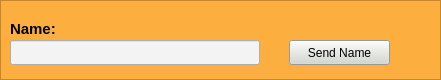
   <widget class="QFrame" name="frame">
    <property name="geometry">
     <rect>
      <x>0</x>
      <y>0</y>
      <width>441</width>
      <height>80</height>
     </rect>
    </property>
    <property name="styleSheet">
     <string notr="true">background-color: rgb(252, 175, 62);</string>
    </property>
    <property name="frameShape">
     <enum>QFrame::StyledPanel</enum>
    </property>
    <property name="frameShadow">
     <enum>QFrame::Raised</enum>
    </property>
    <widget class="QLineEdit" name="leName">
     <property name="geometry">
      <rect>
       <x>10</x>
       <y>40</y>
       <width>250</width>
       <height>25</height>
      </rect>
     </property>
     <property name="palette">
      <palette>
       <active>
        <colorrole role="WindowText">
         <brush brushstyle="SolidPattern">
          <color alpha="255">
           <red>0</red>
           <green>0</green>
           <blue>0</blue>
          </color>
         </brush>
        </colorrole>
        <colorrole role="Button">
         <brush brushstyle="SolidPattern">
          <color alpha="255">
           <red>0</red>
           <green>0</green>
           <blue>0</blue>
          </color>
         </brush>
        </colorrole>
        <colorrole role="Light">
         <brush brushstyle="SolidPattern">
          <color alpha="255">
           <red>255</red>
           <green>255</green>
           <blue>255</blue>
          </color>
         </brush>
        </colorrole>
        <colorrole role="Midlight">
         <brush brushstyle="SolidPattern">
          <color alpha="255">
           <red>249</red>
           <green>249</green>
           <blue>249</blue>
          </color>
         </brush>
        </colorrole>
        <colorrole role="Dark">
         <brush brushstyle="SolidPattern">
          <color alpha="255">
           <red>121</red>
           <green>121</green>
           <blue>121</blue>
          </color>
         </brush>
        </colorrole>
        <colorrole role="Mid">
         <brush brushstyle="SolidPattern">
          <color alpha="255">
           <red>162</red>
           <green>162</green>
           <blue>162</blue>
          </color>
         </brush>
        </colorrole>
        <colorrole role="Text">
         <brush brushstyle="SolidPattern">
          <color alpha="255">
           <red>0</red>
           <green>0</green>
           <blue>0</blue>
          </color>
         </brush>
        </colorrole>
        <colorrole role="BrightText">
         <brush brushstyle="SolidPattern">
          <color alpha="255">
           <red>255</red>
           <green>255</green>
           <blue>255</blue>
          </color>
         </brush>
        </colorrole>
        <colorrole role="ButtonText">
         <brush brushstyle="SolidPattern">
          <color alpha="255">
           <red>0</red>
           <green>0</green>
           <blue>0</blue>
          </color>
         </brush>
        </colorrole>
        <colorrole role="Base">
         <brush brushstyle="SolidPattern">
          <color alpha="255">
           <red>243</red>
           <green>243</green>
           <blue>243</blue>
          </color>
         </brush>
        </colorrole>
        <colorrole role="Window">
         <brush brushstyle="SolidPattern">
          <color alpha="255">
           <red>243</red>
           <green>243</green>
           <blue>243</blue>
          </color>
         </brush>
        </colorrole>
        <colorrole role="Shadow">
         <brush brushstyle="SolidPattern">
          <color alpha="255">
           <red>0</red>
           <green>0</green>
           <blue>0</blue>
          </color>
         </brush>
        </colorrole>
        <colorrole role="AlternateBase">
         <brush brushstyle="SolidPattern">
          <color alpha="255">
           <red>249</red>
           <green>249</green>
           <blue>249</blue>
          </color>
         </brush>
        </colorrole>
        <colorrole role="ToolTipBase">
         <brush brushstyle="SolidPattern">
          <color alpha="255">
           <red>255</red>
           <green>255</green>
           <blue>220</blue>
          </color>
         </brush>
        </colorrole>
        <colorrole role="ToolTipText">
         <brush brushstyle="SolidPattern">
          <color alpha="255">
           <red>0</red>
           <green>0</green>
           <blue>0</blue>
          </color>
         </brush>
        </colorrole>
       </active>
       <inactive>
        <colorrole role="WindowText">
         <brush brushstyle="SolidPattern">
          <color alpha="255">
           <red>0</red>
           <green>0</green>
           <blue>0</blue>
          </color>
         </brush>
        </colorrole>
        <colorrole role="Button">
         <brush brushstyle="SolidPattern">
          <color alpha="255">
           <red>0</red>
           <green>0</green>
           <blue>0</blue>
          </color>
         </brush>
        </colorrole>
        <colorrole role="Light">
         <brush brushstyle="SolidPattern">
          <color alpha="255">
           <red>255</red>
           <green>255</green>
           <blue>255</blue>
          </color>
         </brush>
        </colorrole>
        <colorrole role="Midlight">
         <brush brushstyle="SolidPattern">
          <color alpha="255">
           <red>249</red>
           <green>249</green>
           <blue>249</blue>
          </color>
         </brush>
        </colorrole>
        <colorrole role="Dark">
         <brush brushstyle="SolidPattern">
          <color alpha="255">
           <red>121</red>
           <green>121</green>
           <blue>121</blue>
          </color>
         </brush>
        </colorrole>
        <colorrole role="Mid">
         <brush brushstyle="SolidPattern">
          <color alpha="255">
           <red>162</red>
           <green>162</green>
           <blue>162</blue>
          </color>
         </brush>
        </colorrole>
        <colorrole role="Text">
         <brush brushstyle="SolidPattern">
          <color alpha="255">
           <red>0</red>
           <green>0</green>
           <blue>0</blue>
          </color>
         </brush>
        </colorrole>
        <colorrole role="BrightText">
         <brush brushstyle="SolidPattern">
          <color alpha="255">
           <red>255</red>
           <green>255</green>
           <blue>255</blue>
          </color>
         </brush>
        </colorrole>
        <colorrole role="ButtonText">
         <brush brushstyle="SolidPattern">
          <color alpha="255">
           <red>0</red>
           <green>0</green>
           <blue>0</blue>
          </color>
         </brush>
        </colorrole>
        <colorrole role="Base">
         <brush brushstyle="SolidPattern">
          <color alpha="255">
           <red>243</red>
           <green>243</green>
           <blue>243</blue>
          </color>
         </brush>
        </colorrole>
        <colorrole role="Window">
         <brush brushstyle="SolidPattern">
          <color alpha="255">
           <red>243</red>
           <green>243</green>
           <blue>243</blue>
          </color>
         </brush>
        </colorrole>
        <colorrole role="Shadow">
         <brush brushstyle="SolidPattern">
          <color alpha="255">
           <red>0</red>
           <green>0</green>
           <blue>0</blue>
          </color>
         </brush>
        </colorrole>
        <colorrole role="AlternateBase">
         <brush brushstyle="SolidPattern">
          <color alpha="255">
           <red>249</red>
           <green>249</green>
           <blue>249</blue>
          </color>
         </brush>
        </colorrole>
        <colorrole role="ToolTipBase">
         <brush brushstyle="SolidPattern">
          <color alpha="255">
           <red>255</red>
           <green>255</green>
           <blue>220</blue>
          </color>
         </brush>
        </colorrole>
        <colorrole role="ToolTipText">
         <brush brushstyle="SolidPattern">
          <color alpha="255">
           <red>0</red>
           <green>0</green>
           <blue>0</blue>
          </color>
         </brush>
        </colorrole>
       </inactive>
       <disabled>
        <colorrole role="WindowText">
         <brush brushstyle="SolidPattern">
          <color alpha="255">
           <red>121</red>
           <green>121</green>
           <blue>121</blue>
          </color>
         </brush>
        </colorrole>
        <colorrole role="Button">
         <brush brushstyle="SolidPattern">
          <color alpha="255">
           <red>0</red>
           <green>0</green>
           <blue>0</blue>
          </color>
         </brush>
        </colorrole>
        <colorrole role="Light">
         <brush brushstyle="SolidPattern">
          <color alpha="255">
           <red>255</red>
           <green>255</green>
           <blue>255</blue>
          </color>
         </brush>
        </colorrole>
        <colorrole role="Midlight">
         <brush brushstyle="SolidPattern">
          <color alpha="255">
           <red>249</red>
           <green>249</green>
           <blue>249</blue>
          </color>
         </brush>
        </colorrole>
        <colorrole role="Dark">
         <brush brushstyle="SolidPattern">
          <color alpha="255">
           <red>121</red>
           <green>121</green>
           <blue>121</blue>
          </color>
         </brush>
        </colorrole>
        <colorrole role="Mid">
         <brush brushstyle="SolidPattern">
          <color alpha="255">
           <red>162</red>
           <green>162</green>
           <blue>162</blue>
          </color>
         </brush>
        </colorrole>
        <colorrole role="Text">
         <brush brushstyle="SolidPattern">
          <color alpha="255">
           <red>121</red>
           <green>121</green>
           <blue>121</blue>
          </color>
         </brush>
        </colorrole>
        <colorrole role="BrightText">
         <brush brushstyle="SolidPattern">
          <color alpha="255">
           <red>255</red>
           <green>255</green>
           <blue>255</blue>
          </color>
         </brush>
        </colorrole>
        <colorrole role="ButtonText">
         <brush brushstyle="SolidPattern">
          <color alpha="255">
           <red>121</red>
           <green>121</green>
           <blue>121</blue>
          </color>
         </brush>
        </colorrole>
        <colorrole role="Base">
         <brush brushstyle="SolidPattern">
          <color alpha="255">
           <red>243</red>
           <green>243</green>
           <blue>243</blue>
          </color>
         </brush>
        </colorrole>
        <colorrole role="Window">
         <brush brushstyle="SolidPattern">
          <color alpha="255">
           <red>243</red>
           <green>243</green>
           <blue>243</blue>
          </color>
         </brush>
        </colorrole>
        <colorrole role="Shadow">
         <brush brushstyle="SolidPattern">
          <color alpha="255">
           <red>0</red>
           <green>0</green>
           <blue>0</blue>
          </color>
         </brush>
        </colorrole>
        <colorrole role="AlternateBase">
         <brush brushstyle="SolidPattern">
          <color alpha="255">
           <red>243</red>
           <green>243</green>
           <blue>243</blue>
          </color>
         </brush>
        </colorrole>
        <colorrole role="ToolTipBase">
         <brush brushstyle="SolidPattern">
          <color alpha="255">
           <red>255</red>
           <green>255</green>
           <blue>220</blue>
          </color>
         </brush>
        </colorrole>
        <colorrole role="ToolTipText">
         <brush brushstyle="SolidPattern">
          <color alpha="255">
           <red>0</red>
           <green>0</green>
           <blue>0</blue>
          </color>
         </brush>
        </colorrole>
       </disabled>
      </palette>
     </property>
     <property name="styleSheet">
      <string notr="true">background-color: rgb(243, 243, 243);</string>
     </property>
    </widget>
    <widget class="QLabel" name="label">
     <property name="geometry">
      <rect>
       <x>10</x>
       <y>20</y>
       <width>54</width>
       <height>17</height>
      </rect>
     </property>
     <property name="palette">
      <palette>
       <active>
        <colorrole role="WindowText">
         <brush brushstyle="SolidPattern">
          <color alpha="255">
           <red>0</red>
           <green>0</green>
           <blue>0</blue>
          </color>
         </brush>
        </colorrole>
        <colorrole role="Button">
         <brush brushstyle="SolidPattern">
          <color alpha="255">
           <red>0</red>
           <green>0</green>
           <blue>0</blue>
          </color>
         </brush>
        </colorrole>
        <colorrole role="Light">
         <brush brushstyle="SolidPattern">
          <color alpha="255">
           <red>0</red>
           <green>0</green>
           <blue>0</blue>
          </color>
         </brush>
        </colorrole>
        <colorrole role="Midlight">
         <brush brushstyle="SolidPattern">
          <color alpha="255">
           <red>0</red>
           <green>0</green>
           <blue>0</blue>
          </color>
         </brush>
        </colorrole>
        <colorrole role="Dark">
         <brush brushstyle="SolidPattern">
          <color alpha="255">
           <red>0</red>
           <green>0</green>
           <blue>0</blue>
          </color>
         </brush>
        </colorrole>
        <colorrole role="Mid">
         <brush brushstyle="SolidPattern">
          <color alpha="255">
           <red>0</red>
           <green>0</green>
           <blue>0</blue>
          </color>
         </brush>
        </colorrole>
        <colorrole role="Text">
         <brush brushstyle="SolidPattern">
          <color alpha="255">
           <red>243</red>
           <green>243</green>
           <blue>243</blue>
          </color>
         </brush>
        </colorrole>
        <colorrole role="BrightText">
         <brush brushstyle="SolidPattern">
          <color alpha="255">
           <red>255</red>
           <green>255</green>
           <blue>255</blue>
          </color>
         </brush>
        </colorrole>
        <colorrole role="ButtonText">
         <brush brushstyle="SolidPattern">
          <color alpha="255">
           <red>255</red>
           <green>255</green>
           <blue>255</blue>
          </color>
         </brush>
        </colorrole>
        <colorrole role="Base">
         <brush brushstyle="SolidPattern">
          <color alpha="255">
           <red>0</red>
           <green>0</green>
           <blue>0</blue>
          </color>
         </brush>
        </colorrole>
        <colorrole role="Window">
         <brush brushstyle="SolidPattern">
          <color alpha="255">
           <red>0</red>
           <green>0</green>
           <blue>0</blue>
          </color>
         </brush>
        </colorrole>
        <colorrole role="Shadow">
         <brush brushstyle="SolidPattern">
          <color alpha="255">
           <red>0</red>
           <green>0</green>
           <blue>0</blue>
          </color>
         </brush>
        </colorrole>
        <colorrole role="AlternateBase">
         <brush brushstyle="SolidPattern">
          <color alpha="255">
           <red>0</red>
           <green>0</green>
           <blue>0</blue>
          </color>
         </brush>
        </colorrole>
        <colorrole role="ToolTipBase">
         <brush brushstyle="SolidPattern">
          <color alpha="255">
           <red>255</red>
           <green>255</green>
           <blue>220</blue>
          </color>
         </brush>
        </colorrole>
        <colorrole role="ToolTipText">
         <brush brushstyle="SolidPattern">
          <color alpha="255">
           <red>0</red>
           <green>0</green>
           <blue>0</blue>
          </color>
         </brush>
        </colorrole>
       </active>
       <inactive>
        <colorrole role="WindowText">
         <brush brushstyle="SolidPattern">
          <color alpha="255">
           <red>0</red>
           <green>0</green>
           <blue>0</blue>
          </color>
         </brush>
        </colorrole>
        <colorrole role="Button">
         <brush brushstyle="SolidPattern">
          <color alpha="255">
           <red>0</red>
           <green>0</green>
           <blue>0</blue>
          </color>
         </brush>
        </colorrole>
        <colorrole role="Light">
         <brush brushstyle="SolidPattern">
          <color alpha="255">
           <red>0</red>
           <green>0</green>
           <blue>0</blue>
          </color>
         </brush>
        </colorrole>
        <colorrole role="Midlight">
         <brush brushstyle="SolidPattern">
          <color alpha="255">
           <red>0</red>
           <green>0</green>
           <blue>0</blue>
          </color>
         </brush>
        </colorrole>
        <colorrole role="Dark">
         <brush brushstyle="SolidPattern">
          <color alpha="255">
           <red>0</red>
           <green>0</green>
           <blue>0</blue>
          </color>
         </brush>
        </colorrole>
        <colorrole role="Mid">
         <brush brushstyle="SolidPattern">
          <color alpha="255">
           <red>0</red>
           <green>0</green>
           <blue>0</blue>
          </color>
         </brush>
        </colorrole>
        <colorrole role="Text">
         <brush brushstyle="SolidPattern">
          <color alpha="255">
           <red>243</red>
           <green>243</green>
           <blue>243</blue>
          </color>
         </brush>
        </colorrole>
        <colorrole role="BrightText">
         <brush brushstyle="SolidPattern">
          <color alpha="255">
           <red>255</red>
           <green>255</green>
           <blue>255</blue>
          </color>
         </brush>
        </colorrole>
        <colorrole role="ButtonText">
         <brush brushstyle="SolidPattern">
          <color alpha="255">
           <red>255</red>
           <green>255</green>
           <blue>255</blue>
          </color>
         </brush>
        </colorrole>
        <colorrole role="Base">
         <brush brushstyle="SolidPattern">
          <color alpha="255">
           <red>0</red>
           <green>0</green>
           <blue>0</blue>
          </color>
         </brush>
        </colorrole>
        <colorrole role="Window">
         <brush brushstyle="SolidPattern">
          <color alpha="255">
           <red>0</red>
           <green>0</green>
           <blue>0</blue>
          </color>
         </brush>
        </colorrole>
        <colorrole role="Shadow">
         <brush brushstyle="SolidPattern">
          <color alpha="255">
           <red>0</red>
           <green>0</green>
           <blue>0</blue>
          </color>
         </brush>
        </colorrole>
        <colorrole role="AlternateBase">
         <brush brushstyle="SolidPattern">
          <color alpha="255">
           <red>0</red>
           <green>0</green>
           <blue>0</blue>
          </color>
         </brush>
        </colorrole>
        <colorrole role="ToolTipBase">
         <brush brushstyle="SolidPattern">
          <color alpha="255">
           <red>255</red>
           <green>255</green>
           <blue>220</blue>
          </color>
         </brush>
        </colorrole>
        <colorrole role="ToolTipText">
         <brush brushstyle="SolidPattern">
          <color alpha="255">
           <red>0</red>
           <green>0</green>
           <blue>0</blue>
          </color>
         </brush>
        </colorrole>
       </inactive>
       <disabled>
        <colorrole role="WindowText">
         <brush brushstyle="SolidPattern">
          <color alpha="255">
           <red>0</red>
           <green>0</green>
           <blue>0</blue>
          </color>
         </brush>
        </colorrole>
        <colorrole role="Button">
         <brush brushstyle="SolidPattern">
          <color alpha="255">
           <red>0</red>
           <green>0</green>
           <blue>0</blue>
          </color>
         </brush>
        </colorrole>
        <colorrole role="Light">
         <brush brushstyle="SolidPattern">
          <color alpha="255">
           <red>0</red>
           <green>0</green>
           <blue>0</blue>
          </color>
         </brush>
        </colorrole>
        <colorrole role="Midlight">
         <brush brushstyle="SolidPattern">
          <color alpha="255">
           <red>0</red>
           <green>0</green>
           <blue>0</blue>
          </color>
         </brush>
        </colorrole>
        <colorrole role="Dark">
         <brush brushstyle="SolidPattern">
          <color alpha="255">
           <red>0</red>
           <green>0</green>
           <blue>0</blue>
          </color>
         </brush>
        </colorrole>
        <colorrole role="Mid">
         <brush brushstyle="SolidPattern">
          <color alpha="255">
           <red>0</red>
           <green>0</green>
           <blue>0</blue>
          </color>
         </brush>
        </colorrole>
        <colorrole role="Text">
         <brush brushstyle="SolidPattern">
          <color alpha="255">
           <red>0</red>
           <green>0</green>
           <blue>0</blue>
          </color>
         </brush>
        </colorrole>
        <colorrole role="BrightText">
         <brush brushstyle="SolidPattern">
          <color alpha="255">
           <red>255</red>
           <green>255</green>
           <blue>255</blue>
          </color>
         </brush>
        </colorrole>
        <colorrole role="ButtonText">
         <brush brushstyle="SolidPattern">
          <color alpha="255">
           <red>0</red>
           <green>0</green>
           <blue>0</blue>
          </color>
         </brush>
        </colorrole>
        <colorrole role="Base">
         <brush brushstyle="SolidPattern">
          <color alpha="255">
           <red>0</red>
           <green>0</green>
           <blue>0</blue>
          </color>
         </brush>
        </colorrole>
        <colorrole role="Window">
         <brush brushstyle="SolidPattern">
          <color alpha="255">
           <red>0</red>
           <green>0</green>
           <blue>0</blue>
          </color>
         </brush>
        </colorrole>
        <colorrole role="Shadow">
         <brush brushstyle="SolidPattern">
          <color alpha="255">
           <red>0</red>
           <green>0</green>
           <blue>0</blue>
          </color>
         </brush>
        </colorrole>
        <colorrole role="AlternateBase">
         <brush brushstyle="SolidPattern">
          <color alpha="255">
           <red>0</red>
           <green>0</green>
           <blue>0</blue>
          </color>
         </brush>
        </colorrole>
        <colorrole role="ToolTipBase">
         <brush brushstyle="SolidPattern">
          <color alpha="255">
           <red>255</red>
           <green>255</green>
           <blue>220</blue>
          </color>
         </brush>
        </colorrole>
        <colorrole role="ToolTipText">
         <brush brushstyle="SolidPattern">
          <color alpha="255">
           <red>0</red>
           <green>0</green>
           <blue>0</blue>
          </color>
         </brush>
        </colorrole>
       </disabled>
      </palette>
     </property>
     <property name="font">
      <font>
       <pointsize>11</pointsize>
       <weight>75</weight>
       <bold>true</bold>
      </font>
     </property>
     <property name="text">
      <string>Name:</string>
     </property>
    </widget>
    <widget class="QPushButton" name="pbSendName">
     <property name="geometry">
      <rect>
       <x>289</x>
       <y>40</y>
       <width>101</width>
       <height>25</height>
      </rect>
     </property>
     <property name="palette">
      <palette>
       <active>
        <colorrole role="WindowText">
         <brush brushstyle="SolidPattern">
          <color alpha="255">
           <red>0</red>
           <green>0</green>
           <blue>0</blue>
          </color>
         </brush>
        </colorrole>
        <colorrole role="Button">
         <brush brushstyle="SolidPattern">
          <color alpha="255">
           <red>0</red>
           <green>0</green>
           <blue>0</blue>
          </color>
         </brush>
        </colorrole>
        <colorrole role="Light">
         <brush brushstyle="SolidPattern">
          <color alpha="255">
           <red>0</red>
           <green>0</green>
           <blue>0</blue>
          </color>
         </brush>
        </colorrole>
        <colorrole role="Midlight">
         <brush brushstyle="SolidPattern">
          <color alpha="255">
           <red>0</red>
           <green>0</green>
           <blue>0</blue>
          </color>
         </brush>
        </colorrole>
        <colorrole role="Dark">
         <brush brushstyle="SolidPattern">
          <color alpha="255">
           <red>0</red>
           <green>0</green>
           <blue>0</blue>
          </color>
         </brush>
        </colorrole>
        <colorrole role="Mid">
         <brush brushstyle="SolidPattern">
          <color alpha="255">
           <red>0</red>
           <green>0</green>
           <blue>0</blue>
          </color>
         </brush>
        </colorrole>
        <colorrole role="Text">
         <brush brushstyle="SolidPattern">
          <color alpha="255">
           <red>0</red>
           <green>0</green>
           <blue>0</blue>
          </color>
         </brush>
        </colorrole>
        <colorrole role="BrightText">
         <brush brushstyle="SolidPattern">
          <color alpha="255">
           <red>243</red>
           <green>243</green>
           <blue>243</blue>
          </color>
         </brush>
        </colorrole>
        <colorrole role="ButtonText">
         <brush brushstyle="SolidPattern">
          <color alpha="255">
           <red>0</red>
           <green>0</green>
           <blue>0</blue>
          </color>
         </brush>
        </colorrole>
        <colorrole role="Base">
         <brush brushstyle="SolidPattern">
          <color alpha="255">
           <red>0</red>
           <green>0</green>
           <blue>0</blue>
          </color>
         </brush>
        </colorrole>
        <colorrole role="Window">
         <brush brushstyle="SolidPattern">
          <color alpha="255">
           <red>0</red>
           <green>0</green>
           <blue>0</blue>
          </color>
         </brush>
        </colorrole>
        <colorrole role="Shadow">
         <brush brushstyle="SolidPattern">
          <color alpha="255">
           <red>0</red>
           <green>0</green>
           <blue>0</blue>
          </color>
         </brush>
        </colorrole>
        <colorrole role="HighlightedText">
         <brush brushstyle="SolidPattern">
          <color alpha="255">
           <red>0</red>
           <green>0</green>
           <blue>0</blue>
          </color>
         </brush>
        </colorrole>
       </active>
       <inactive>
        <colorrole role="WindowText">
         <brush brushstyle="SolidPattern">
          <color alpha="255">
           <red>0</red>
           <green>0</green>
           <blue>0</blue>
          </color>
         </brush>
        </colorrole>
        <colorrole role="Button">
         <brush brushstyle="SolidPattern">
          <color alpha="255">
           <red>0</red>
           <green>0</green>
           <blue>0</blue>
          </color>
         </brush>
        </colorrole>
        <colorrole role="Light">
         <brush brushstyle="SolidPattern">
          <color alpha="255">
           <red>0</red>
           <green>0</green>
           <blue>0</blue>
          </color>
         </brush>
        </colorrole>
        <colorrole role="Midlight">
         <brush brushstyle="SolidPattern">
          <color alpha="255">
           <red>0</red>
           <green>0</green>
           <blue>0</blue>
          </color>
         </brush>
        </colorrole>
        <colorrole role="Dark">
         <brush brushstyle="SolidPattern">
          <color alpha="255">
           <red>0</red>
           <green>0</green>
           <blue>0</blue>
          </color>
         </brush>
        </colorrole>
        <colorrole role="Mid">
         <brush brushstyle="SolidPattern">
          <color alpha="255">
           <red>0</red>
           <green>0</green>
           <blue>0</blue>
          </color>
         </brush>
        </colorrole>
        <colorrole role="Text">
         <brush brushstyle="SolidPattern">
          <color alpha="255">
           <red>0</red>
           <green>0</green>
           <blue>0</blue>
          </color>
         </brush>
        </colorrole>
        <colorrole role="BrightText">
         <brush brushstyle="SolidPattern">
          <color alpha="255">
           <red>243</red>
           <green>243</green>
           <blue>243</blue>
          </color>
         </brush>
        </colorrole>
        <colorrole role="ButtonText">
         <brush brushstyle="SolidPattern">
          <color alpha="255">
           <red>0</red>
           <green>0</green>
           <blue>0</blue>
          </color>
         </brush>
        </colorrole>
        <colorrole role="Base">
         <brush brushstyle="SolidPattern">
          <color alpha="255">
           <red>0</red>
           <green>0</green>
           <blue>0</blue>
          </color>
         </brush>
        </colorrole>
        <colorrole role="Window">
         <brush brushstyle="SolidPattern">
          <color alpha="255">
           <red>0</red>
           <green>0</green>
           <blue>0</blue>
          </color>
         </brush>
        </colorrole>
        <colorrole role="Shadow">
         <brush brushstyle="SolidPattern">
          <color alpha="255">
           <red>0</red>
           <green>0</green>
           <blue>0</blue>
          </color>
         </brush>
        </colorrole>
        <colorrole role="HighlightedText">
         <brush brushstyle="SolidPattern">
          <color alpha="255">
           <red>0</red>
           <green>0</green>
           <blue>0</blue>
          </color>
         </brush>
        </colorrole>
       </inactive>
       <disabled>
        <colorrole role="WindowText">
         <brush brushstyle="SolidPattern">
          <color alpha="255">
           <red>0</red>
           <green>0</green>
           <blue>0</blue>
          </color>
         </brush>
        </colorrole>
        <colorrole role="Button">
         <brush brushstyle="SolidPattern">
          <color alpha="255">
           <red>0</red>
           <green>0</green>
           <blue>0</blue>
          </color>
         </brush>
        </colorrole>
        <colorrole role="Light">
         <brush brushstyle="SolidPattern">
          <color alpha="255">
           <red>0</red>
           <green>0</green>
           <blue>0</blue>
          </color>
         </brush>
        </colorrole>
        <colorrole role="Midlight">
         <brush brushstyle="SolidPattern">
          <color alpha="255">
           <red>0</red>
           <green>0</green>
           <blue>0</blue>
          </color>
         </brush>
        </colorrole>
        <colorrole role="Dark">
         <brush brushstyle="SolidPattern">
          <color alpha="255">
           <red>0</red>
           <green>0</green>
           <blue>0</blue>
          </color>
         </brush>
        </colorrole>
        <colorrole role="Mid">
         <brush brushstyle="SolidPattern">
          <color alpha="255">
           <red>0</red>
           <green>0</green>
           <blue>0</blue>
          </color>
         </brush>
        </colorrole>
        <colorrole role="Text">
         <brush brushstyle="SolidPattern">
          <color alpha="255">
           <red>0</red>
           <green>0</green>
           <blue>0</blue>
          </color>
         </brush>
        </colorrole>
        <colorrole role="BrightText">
         <brush brushstyle="SolidPattern">
          <color alpha="255">
           <red>243</red>
           <green>243</green>
           <blue>243</blue>
          </color>
         </brush>
        </colorrole>
        <colorrole role="ButtonText">
         <brush brushstyle="SolidPattern">
          <color alpha="255">
           <red>0</red>
           <green>0</green>
           <blue>0</blue>
          </color>
         </brush>
        </colorrole>
        <colorrole role="Base">
         <brush brushstyle="SolidPattern">
          <color alpha="255">
           <red>0</red>
           <green>0</green>
           <blue>0</blue>
          </color>
         </brush>
        </colorrole>
        <colorrole role="Window">
         <brush brushstyle="SolidPattern">
          <color alpha="255">
           <red>0</red>
           <green>0</green>
           <blue>0</blue>
          </color>
         </brush>
        </colorrole>
        <colorrole role="Shadow">
         <brush brushstyle="SolidPattern">
          <color alpha="255">
           <red>0</red>
           <green>0</green>
           <blue>0</blue>
          </color>
         </brush>
        </colorrole>
        <colorrole role="HighlightedText">
         <brush brushstyle="SolidPattern">
          <color alpha="255">
           <red>0</red>
           <green>0</green>
           <blue>0</blue>
          </color>
         </brush>
        </colorrole>
       </disabled>
      </palette>
     </property>
     <property name="styleSheet">
      <string notr="true">background-color: rgb(211, 215, 207);</string>
     </property>
     <property name="text">
      <string>Send Name</string>
     </property>
     <property name="icon">
      <iconset>
       <normaloff>icons/check.png</normaloff>icons/check.png</iconset>
     </property>
    </widget>
   </widget>
